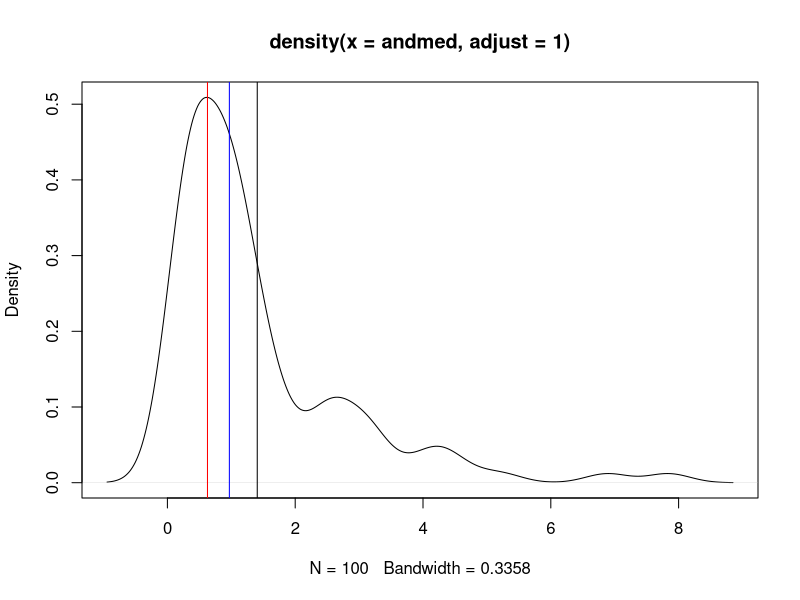
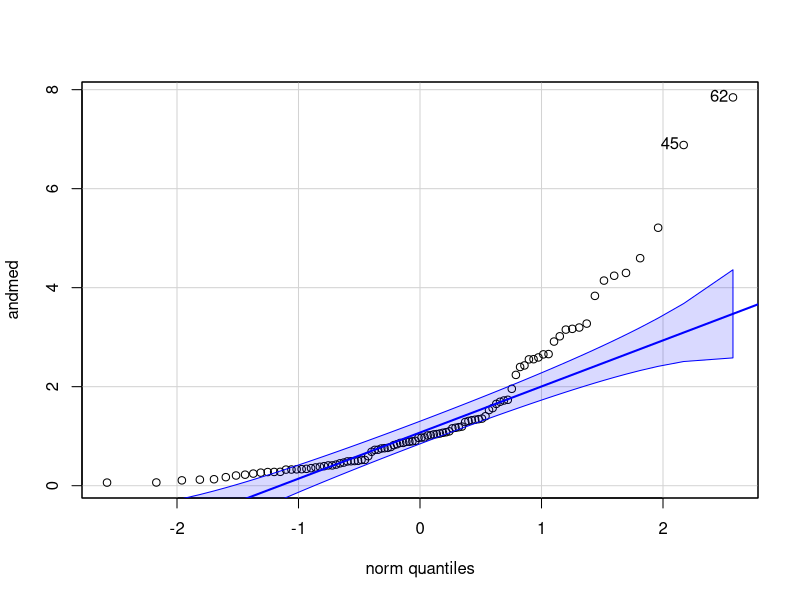
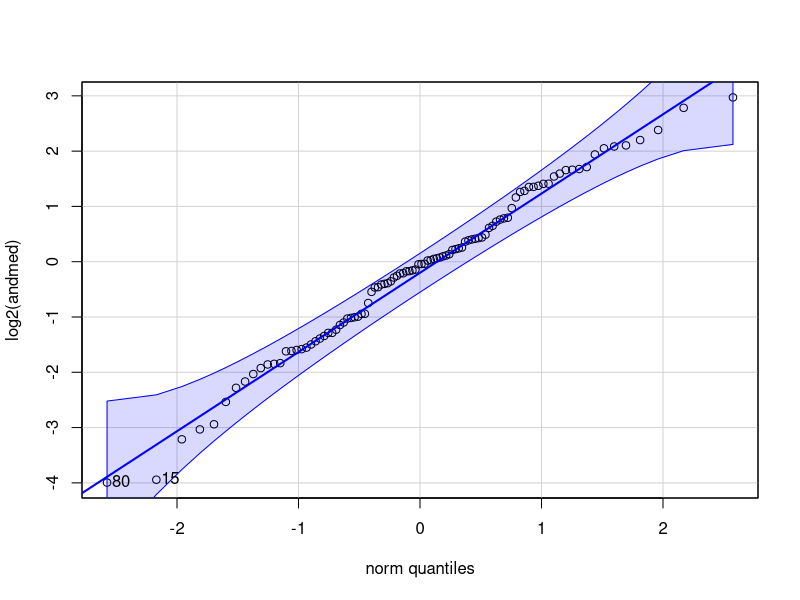
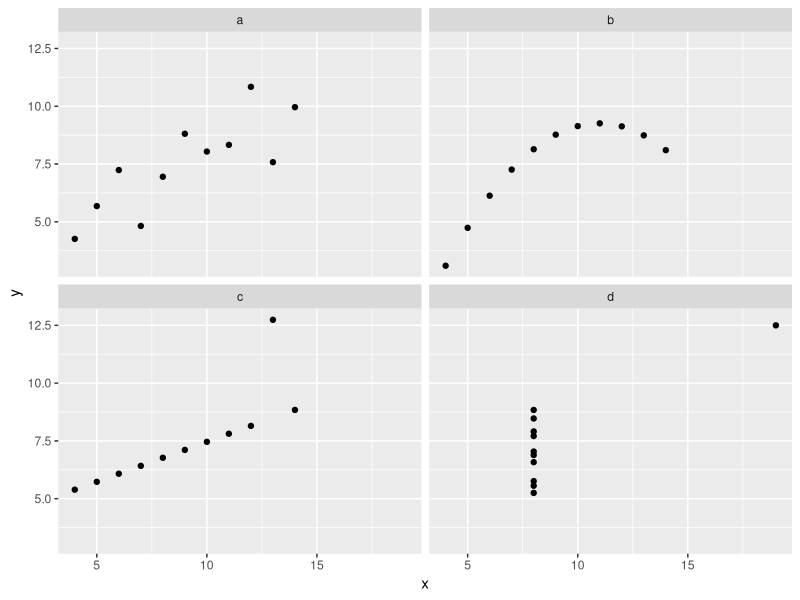

Write R code to recreate these figures, in order.
## ---- chunk 1
andmed <- rlnorm(100)
mode <-  function(x, adjust = 1) {
  x <- na.omit(x)
  dx <- density(x, adjust = adjust)
  dx$x[which.max(dx$y)]
}
plot(density(andmed, adjust = 1))
abline(v = mode(andmed), col = "red")
abline(v = median(andmed), col = "blue")
abline(v = mean(andmed))
## ---- chunk 2
library(tidyverse)
multiplicative_sd <- function(x) {
  x <- na.omit(x)
  log_data <- log10(x)
  log_mean <- mean(log_data)
  log_sd <- sd(log_data)
  geom_mean <- 10**log_mean
  mult_sd <- 10**log_sd
  lower1 <- geom_mean/mult_sd
  upper1 <- geom_mean * mult_sd
  lower2 <- geom_mean/(mult_sd**2)
  upper2 <- geom_mean * (mult_sd**2)
  Mean <- mean(x)
  lower3 <- mean(x) - sd(x)
  upper3 <- mean(x) + sd(x)
  lower4 <- mean(x) - sd(x)*2
  upper4 <- mean(x) + sd(x)*2
  tibble(SD = c("multiplicative_SD", 
                "multiplicative_2_SD", 
                "additive_SD", 
                "additive_2_SD"), 
         MEAN = c(geom_mean, 
                  geom_mean, 
                  Mean, 
                  Mean), 
         lower = c(lower1, 
                   lower2, 
                   lower3, 
                   lower4), 
         upper = c(upper1, 
                   upper2, 
                   upper3, 
                   upper4))
}

multiplicative_sd(andmed) %>% knitr::kable()
## ---- chunk 3
set.seed(5363)
norm_andmed <- rnorm(3, 100, 20)
knitr::kable(multiplicative_sd(norm_andmed))
## ---- chunk 4
library(car)
qqPlot(andmed)
## ---- chunk 5
qqPlot(log2(andmed))
## ---- chunk 6
mad(andmed, constant = 1); sd(andmed); mad(andmed)
## ---- chunk 7
mad(log10(andmed), constant = 1); sd(log10(andmed)); mad(log10(andmed))
## ---- chunk 8
cor(iris$Sepal.Length, iris$Sepal.Width, use = "complete.obs")
## ---- chunk 9
library(stringr)
bind_cols(id = 1:11, anscombe) %>% 
  gather(key, value, -id) %>% 
  mutate(axis = str_extract(key, "[xy]"),
         q = letters[as.numeric(str_extract(key, "[0-9]"))]) %>%
  select(-key) %>% 
  spread(axis, value) %>% 
  ggplot(aes(x, y)) +
  geom_point() +
  facet_wrap(~q)
## ---- chunk 10
# numeric columns only!
# the following gives cor matrix with 
# frequentist correction for mutliple testing:
# print(psych::corr.test(iris[-5]))
# only numeric cols allowed! Hence -Species
knitr::kable(cor(iris[,-5]))
